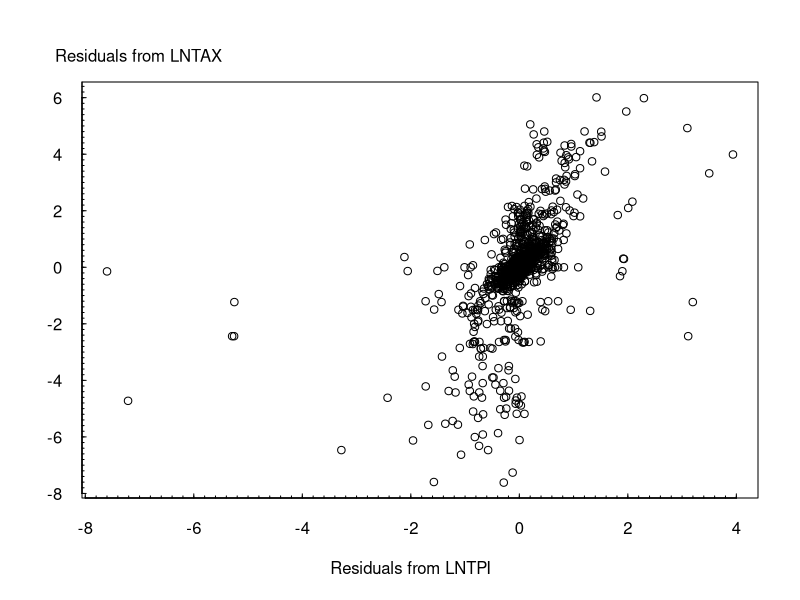

Write the R code that produced this figure.
## ---- chunk 1

#  "\t"  INDICATES SEPARATED BY TABLES  ;
taxprep  = read.table("TXTData/TaxPrep.txt", sep ="\t", quote = "",header=TRUE)

# taxprep=read.table(choose.files(), header=TRUE, sep="\t")
## ---- chunk 2
library(nlme)
gsummary(taxprep[, c("MS", "HH", "AGE", "EMP", "PREP")], groups=taxprep$TIME, FUN=mean)
## ---- chunk 3
summary(taxprep[, c("DEPEND", "LNTPI", "MR", "LNTAX")]) #summary does not provid standard deviation
## ---- chunk 4
#Standard Deviation
var<-var(taxprep[, c("DEPEND", "LNTPI", "MR", "LNTAX")])
sqrt(diag(var))

## ---- chunk 5
library(Hmisc)
summarize(taxprep$LNTAX, taxprep$MS, mean) 
summarize(taxprep$LNTAX, taxprep$HH, mean)
summarize(taxprep$LNTAX, taxprep$AGE, mean)
summarize(taxprep$LNTAX, taxprep$EMP, mean)
summarize(taxprep$LNTAX, taxprep$PREP, mean)

# TABLE counts of BINARY EXPLANATORY VARIABLE
# CREATE CATEGORICAL VARIABLE
taxprep$MSF=taxprep$MS
taxprep$HHF=taxprep$HH
taxprep$AGEF=taxprep$AGE
taxprep$EMPF=taxprep$EMP
taxprep$PREPF=taxprep$PREP
table(taxprep$MSF)
table(taxprep$HHF)
table(taxprep$AGEF)
table(taxprep$EMPF)
table(taxprep$PREPF)
## ---- chunk 6
cor(taxprep[,c("LNTAX", "DEPEND", "LNTPI", "MR")])
## ---- chunk 7
#CREATE CATEGORICAL VARIABLE
taxprep$SUBJECT1=factor(taxprep$SUBJECT)
lntax.lm = lm(LNTAX ~ SUBJECT1, data=taxprep)
lntpi.lm = lm(LNTPI ~ SUBJECT1, data=taxprep)
taxprep$Resid1=residuals(lntax.lm)
taxprep$Resid2=residuals(lntpi.lm)
plot(Resid1 ~ Resid2, data=taxprep, xaxt="n", yaxt="n", ylab="", xlab="")
axis(2, at=seq(-8, 7, by=2), las=1, font=10, cex=0.005, tck=0.01)
axis(2, at=seq(-8, 8, by=0.2), lab=F, tck=0.005)
axis(1, at=seq(-8,4, by=2), font=10, cex=0.005, tck=0.01)
axis(1, at=seq(-8, 4, by=0.2), lab=F, tck=0.005)
mtext("Residuals from LNTAX", side=2, line=-7, at=7.5, font=10, cex=1, las=1)
mtext("Residuals from LNTPI", side=1, line=3, at=-2, font=10, cex=1)
## ---- chunk 8
#1
summary(lm(LNTAX~MS+HH+AGE+EMP+PREP+LNTPI+DEPEND+MR, data=taxprep))
#2
summary(glm(LNTAX~MS+HH+AGE+EMP+PREP+LNTPI+DEPEND+MR,data=taxprep, 
              family=gaussian(link=identity)) )
#3
library(plm)
summary(plm(LNTAX~MS+HH+AGE+EMP+PREP+LNTPI+DEPEND+MR, data=taxprep, 
       index=c("SUBJECT","TIME"),model="pooling"))
#4
library(nlme)
summary(gls(LNTAX~MS+HH+AGE+EMP+PREP+LNTPI+DEPEND+MR,data=taxprep))
#install.packages("gee")
#5
library(gee)
summary(gee(LNTAX~MS+HH+AGE+EMP+PREP+LNTPI+DEPEND+MR, id=SUBJECT, data=taxprep, 
              family=gaussian(link=identity), corstr="independence") )

## ---- chunk 9
random<-lme(LNTAX~MS+HH+AGE+EMP+PREP+LNTPI+DEPEND+MR, data=taxprep, random=~1|SUBJECT, method="ML")
## NOTE* THE DEFAULT METHOD IN lme IS "REML"
summary(random)
## ---- chunk 10

#randomcoeff<-lme(LNTAX~MS+HH+AGE+EMP+PREP+LNTPI+DEPEND+MR, data=taxprep, random=~1+MS+HH+AGE+EMP+PREP+LNTPI+DEPEND+MR|SUBJECT, method="ML") 

# NOTE*:It takes forever to run the estimation, in the end a warning messaged was given. 
# No estimation result was produced. 
# The reason is due to the fact that in SAS, the method of mivque0 allows estimation for this model, in R this method is not readily available to be coded.
library(lme4)
#randomcoeff<-lmer(LNTAX ~ MS+HH+AGE+EMP+PREP+LNTPI+DEPEND+MR+(1+MS+HH+AGE+EMP+PREP+LNTPI+DEPEND+MR|SUBJECT),data=taxprep)

randomcoeff<-lmer(LNTAX ~ MS+HH+AGE+EMP+PREP+LNTPI+DEPEND+MR+(1+MS+HH|SUBJECT),data=taxprep)

summary(randomcoeff)
